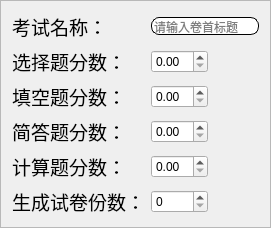
            <widget class="QFrame" name="frame_5">
             <property name="sizePolicy">
              <sizepolicy hsizetype="Expanding" vsizetype="Expanding">
               <horstretch>0</horstretch>
               <verstretch>0</verstretch>
              </sizepolicy>
             </property>
             <property name="frameShape">
              <enum>QFrame::StyledPanel</enum>
             </property>
             <property name="frameShadow">
              <enum>QFrame::Raised</enum>
             </property>
             <layout class="QGridLayout" name="gridLayout_14">
              <item row="1" column="1">
               <widget class="QDoubleSpinBox" name="doubleSpinBox"/>
              </item>
              <item row="2" column="1">
               <widget class="QDoubleSpinBox" name="doubleSpinBox_2"/>
              </item>
              <item row="1" column="0">
               <widget class="QLabel" name="label_48">
                <property name="sizePolicy">
                 <sizepolicy hsizetype="Preferred" vsizetype="Preferred">
                  <horstretch>0</horstretch>
                  <verstretch>0</verstretch>
                 </sizepolicy>
                </property>
                <property name="font">
                 <font>
                  <family>Agency FB</family>
                  <pointsize>14</pointsize>
                 </font>
                </property>
                <property name="text">
                 <string>选择题分数：</string>
                </property>
               </widget>
              </item>
              <item row="0" column="1" colspan="2">
               <widget class="QLineEdit" name="lineEdit">
                <property name="sizePolicy">
                 <sizepolicy hsizetype="Expanding" vsizetype="Fixed">
                  <horstretch>0</horstretch>
                  <verstretch>0</verstretch>
                 </sizepolicy>
                </property>
                <property name="styleSheet">
                 <string notr="true">border:1px solid rgb(0,0,0);
border-radius:8px;
</string>
                </property>
                <property name="inputMask">
                 <string/>
                </property>
                <property name="text">
                 <string/>
                </property>
                <property name="frame">
                 <bool>true</bool>
                </property>
                <property name="placeholderText">
                 <string>请输入卷首标题</string>
                </property>
                <property name="clearButtonEnabled">
                 <bool>false</bool>
                </property>
               </widget>
              </item>
              <item row="3" column="0">
               <widget class="QLabel" name="label_50">
                <property name="sizePolicy">
                 <sizepolicy hsizetype="Preferred" vsizetype="Preferred">
                  <horstretch>0</horstretch>
                  <verstretch>0</verstretch>
                 </sizepolicy>
                </property>
                <property name="font">
                 <font>
                  <family>Agency FB</family>
                  <pointsize>14</pointsize>
                 </font>
                </property>
                <property name="text">
                 <string>简答题分数：</string>
                </property>
               </widget>
              </item>
              <item row="4" column="0">
               <widget class="QLabel" name="label_51">
                <property name="sizePolicy">
                 <sizepolicy hsizetype="Preferred" vsizetype="Preferred">
                  <horstretch>0</horstretch>
                  <verstretch>0</verstretch>
                 </sizepolicy>
                </property>
                <property name="font">
                 <font>
                  <family>Agency FB</family>
                  <pointsize>14</pointsize>
                 </font>
                </property>
                <property name="text">
                 <string>计算题分数：</string>
                </property>
               </widget>
              </item>
              <item row="4" column="1">
               <widget class="QDoubleSpinBox" name="doubleSpinBox_4"/>
              </item>
              <item row="5" column="0">
               <widget class="QLabel" name="label_47">
                <property name="font">
                 <font>
                  <family>Agency FB</family>
                  <pointsize>14</pointsize>
                 </font>
                </property>
                <property name="text">
                 <string>生成试卷份数：</string>
                </property>
               </widget>
              </item>
              <item row="2" column="0">
               <widget class="QLabel" name="label_49">
                <property name="sizePolicy">
                 <sizepolicy hsizetype="Preferred" vsizetype="Preferred">
                  <horstretch>0</horstretch>
                  <verstretch>0</verstretch>
                 </sizepolicy>
                </property>
                <property name="font">
                 <font>
                  <family>Agency FB</family>
                  <pointsize>14</pointsize>
                 </font>
                </property>
                <property name="text">
                 <string>填空题分数：</string>
                </property>
               </widget>
              </item>
              <item row="0" column="0">
               <widget class="QLabel" name="label_46">
                <property name="font">
                 <font>
                  <family>Agency FB</family>
                  <pointsize>14</pointsize>
                 </font>
                </property>
                <property name="text">
                 <string>考试名称：</string>
                </property>
               </widget>
              </item>
              <item row="3" column="1">
               <widget class="QDoubleSpinBox" name="doubleSpinBox_3"/>
              </item>
              <item row="5" column="1">
               <widget class="QSpinBox" name="spinBox_21"/>
              </item>
             </layout>
            </widget>
